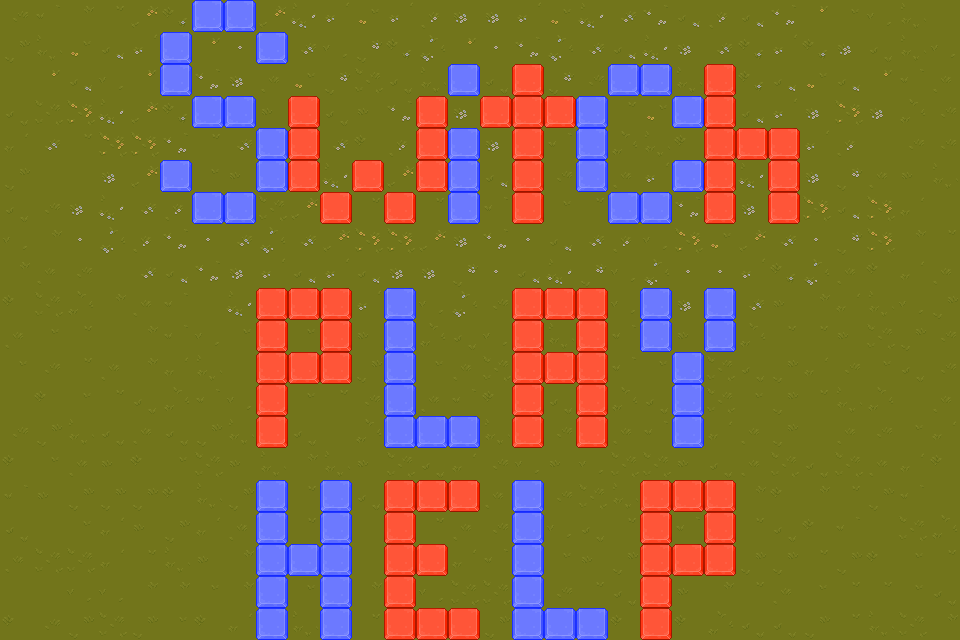

This game map was drawn from its Tiled (.tmx) file and the tilesets committed beside it. A one-line description and the trimmed map source follow:
An orthogonal 30x20 tile map with 32x32 px tiles, 9 tile layers (Background, TitleBlue, TitleRed, DeHelp, ...), 4 tilesets.

<map version="1.10" tiledversion="1.10.2" orientation="orthogonal" renderorder="right-down" width="30" height="20" tilewidth="32" tileheight="32" infinite="0" nextlayerid="11" nextobjectid="1">
 <tileset firstgid="1" source="Blue.tsx" />
 <tileset firstgid="65" source="Red.tsx" />
 <tileset firstgid="129" source="Ground.tsx" />
 <tileset firstgid="193" source="Grass.tsx" />
 <layer id="7" name="Background" width="30" height="20">
  <data>[600 cells, 600 non-empty, 32 distinct tile ids]</data>
 </layer>
 <layer id="1" name="TitleBlue" width="30" height="20">
  <data>[600 cells, 25 non-empty, 1 distinct tile ids]</data>
 </layer>
 <layer id="10" name="TitleRed" width="30" height="20">
  <data>[600 cells, 25 non-empty, 1 distinct tile ids]</data>
 </layer>
 <layer id="5" name="DeHelp" width="30" height="20">
  <data>[600 cells, 38 non-empty, 1 distinct tile ids]</data>
 </layer>
 <layer id="3" name="HelpRed" width="30" height="20">
  <data>[600 cells, 20 non-empty, 1 distinct tile ids]</data>
 </layer>
 <layer id="9" name="HelpBlue" width="30" height="20">
  <data>[600 cells, 18 non-empty, 1 distinct tile ids]</data>
 </layer>
 <layer id="4" name="DePlay" width="30" height="20">
  <data>[600 cells, 36 non-empty, 1 distinct tile ids]</data>
 </layer>
 <layer id="2" name="PlayRed" width="30" height="20">
  <data>[600 cells, 22 non-empty, 1 distinct tile ids]</data>
 </layer>
 <layer id="8" name="PlayBlue" width="30" height="20">
  <data>[600 cells, 14 non-empty, 1 distinct tile ids]</data>
 </layer>
</map>
